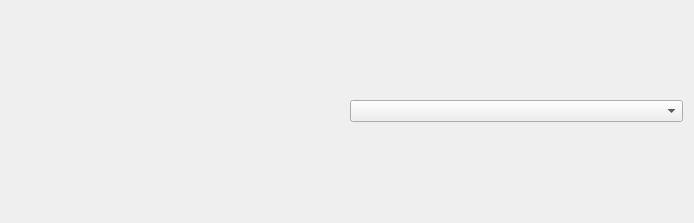
<?xml version="1.0" encoding="UTF-8"?>
<ui version="4.0">
 <class>LfoWidget</class>
 <widget class="QWidget" name="LfoWidget">
  <property name="geometry">
   <rect>
    <x>0</x>
    <y>0</y>
    <width>694</width>
    <height>223</height>
   </rect>
  </property>
  <property name="windowTitle">
   <string>Form</string>
  </property>
  <layout class="QHBoxLayout" name="horizontalLayout">
   <item>
    <widget class="ZynDial" name="widget" native="true"/>
   </item>
   <item>
    <widget class="QComboBox" name="comboBox"/>
   </item>
  </layout>
 </widget>
 <customwidgets>
  <customwidget>
   <class>ZynDial</class>
   <extends>QWidget</extends>
   <header>zyndial.h</header>
   <container>1</container>
  </customwidget>
 </customwidgets>
 <resources/>
 <connections/>
</ui>
